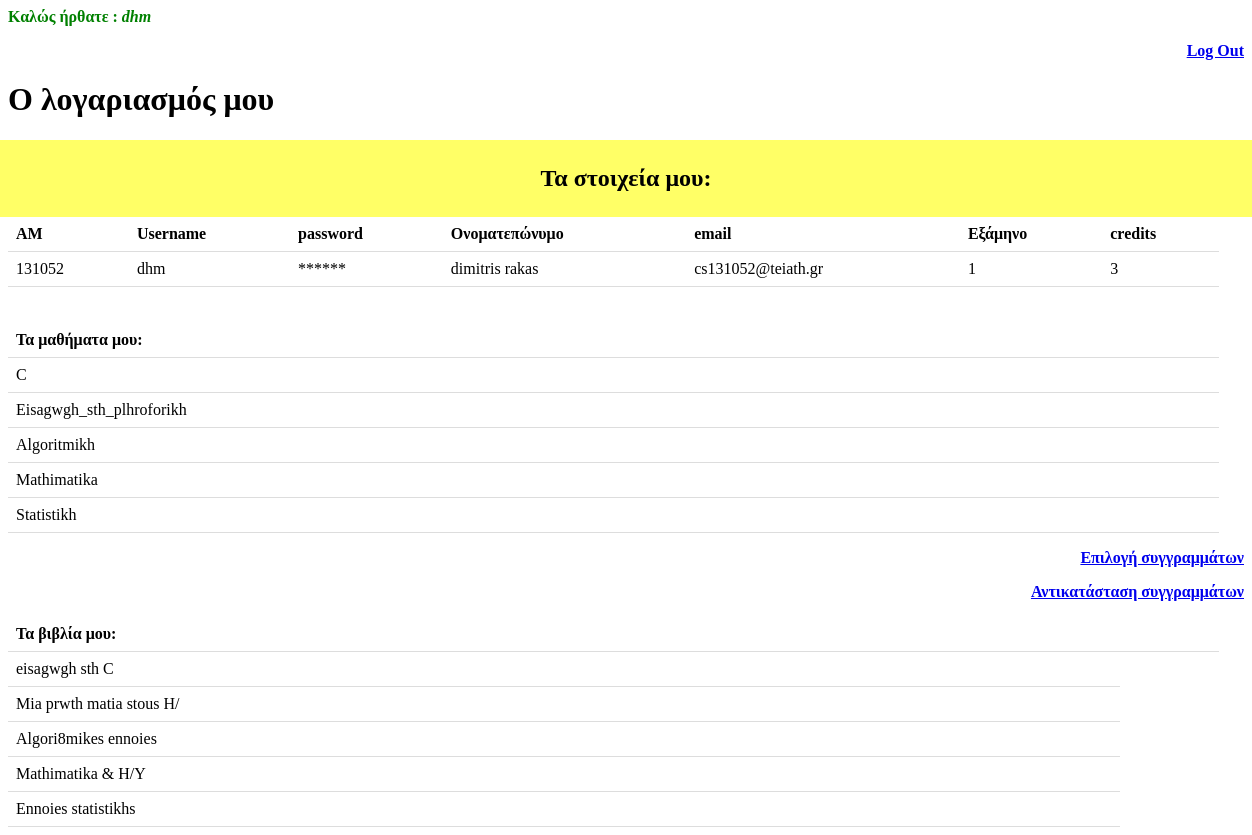
/eudoxus_php/profile.php (signed in), run on the app's committed database.
### tables this page shows
CREATE TABLE `users` (
  `am` int(6) NOT NULL,
  `username` varchar(24) NOT NULL,
  `password` varchar(24) NOT NULL,
  `fullname` varchar(40) NOT NULL,
  `mail` varchar(30) NOT NULL,
  `eksamino` int(2) NOT NULL,
  `credits` int(2) DEFAULT NULL
);

CREATE TABLE `lessons` (
  `idmath` int(2) NOT NULL,
  `name` varchar(24) NOT NULL,
  `eksamino` int(2) NOT NULL
);

CREATE TABLE `books` (
  `idbook` int(2) NOT NULL,
  `name` varchar(24) NOT NULL,
  `year` int(2) DEFAULT NULL,
  `idmath` int(2) DEFAULT NULL,
  `cre` int(2) NOT NULL,
  `eksamino` int(2) NOT NULL
);

### eudoxus_php/session.php (called while the page is built, shortened)
<?php
$connection = mysql_connect("localhost", "root", "");
$user_check=$_SESSION['login_user'];
$ses_sql=mysql_query("select username from users where username='$user_check'", $connection);
$row = mysql_fetch_assoc($ses_sql);
$login_session =$row['username'];
?>

### eudoxus_php/profile.php (the view, shortened to what this page needs)
<?php
include('session.php');
?>
<!DOCTYPE html>
<html>
<head>
<link href="style.css" rel="stylesheet" type="text/css">
</head>
<body>
<div id="profile">
<b id="welcome">Καλώς ήρθατε : <i><?php echo $login_session;?></i></b>
<p align="right"><b id="logout"><a href="logout.php">Log Out</a></b>
</div>
<form action="profile.php" method="post">
<div id="content">
<h1>Ο λογαριασμός μου</h1>
<div class="article">
<h2>Τα στοιχεία μου:</h2>
<?php
$connection = mysqli_connect("localhost", "root", "", "eudoxus");
$sql = "select * from users where username = '$login_session'";
if ($result = mysqli_query($connection,$sql)) {
    if(mysqli_num_rows($result) > 0){
		echo "<table>";
            echo "<tr>";
                echo "<th>AM</th>";
                echo "<th>Username  </th>";
                echo "<th>password</th>";
				echo "<th>Ονοματεπώνυμο</th>";
                echo "<th>email</th>";
				echo "<th>Εξάμηνο</th>";
				echo "<th>credits</th>";
            echo "</tr>";
			while($row = mysqli_fetch_array($result)){
            echo "<tr>";
                echo "<td>" . $row['am'] . "</td>";
                echo "<td>" . $row['username'] . "</td>";
                echo "<td>" . "******" . "</td>";
				echo "<td>" . $row['fullname'] . "</td>";
                echo "<td>" . $row['mail'] . "</td>";
				echo "<td>" . $row['eksamino'] . "</td>";
				$am = $row['am'];
				echo "<td>" . $row['credits'] . "</td>";
            echo "</tr>";
        }
        echo "</table>";
    } else{
        echo "No records matching your query were found.";
    }
} else{
    echo "ERROR: Could not able to execute $sql. " ;
}
?>
</div>
<?php
echo "<br><br>";
echo  "<table>"."<tr>"."<th>"."Τα μαθήματα μου:"."<th>"."</tr>";
$sql = "SELECT name FROM lessons WHERE eksamino=
(SELECT eksamino FROM users WHERE am = '$am') ";
if ($result = mysqli_query($connection,$sql)) {
    if(mysqli_num_rows($result) > 0){
		echo "<table>";
			while($row = mysqli_fetch_array($result)){
            echo "<tr>";
                echo "<td>".  $row['name'] . "</td>";
            echo "</tr>";
        }
        echo "</table>";
    } else{
        echo "Δεν βρέθηκαν μαθήμτα.";
    }
} else{
    echo "ERROR: Could not able to execute $sql. " ;
}
?>
<p align="right"><b id="books"><a href="books.php">Επιλογή συγγραμμάτων</a></b></p>
<p align="right"><b id="anti"><a href="anti.php">Αντικατάσταση συγγραμμάτων</a></b></p>
<?php
echo  "<table>"."<tr>"."<th>"."Τα βιβλία μου:"."<th>"."</tr>";
$sql = "SELECT name FROM books INNER JOIN users_books ON users_books.idbook=books.idbook
 WHERE users_books.am = '$am' ";
if ($result = mysqli_query($connection,$sql)) {
    if(mysqli_num_rows($result) > 0){
			while($row = mysqli_fetch_array($result)){
            echo "<tr>";
                echo "<td>" . $row['name'] . "</td>";
            echo "</tr>";
        }
    } else{
        echo "Δεν βρέθηκαν βιβλία.";
    }
} else{
    echo "ERROR: Could not able to execute $sql. " ;
	mysqli_close($connection);
}
?>
</form>
</body>
</html>

### eudoxus_php/style.css (style rules this page uses)
b { color:green; font-weight:700 }
h2 { background-color:#ffff66; padding:25px; margin:0 -50px; text-align:center; border-radius:5px 5px 0 0 }

### eudoxus_php/profile.php (style rules this page uses)
table { border-collapse: collapse; width: 98%; }
th, td { padding: 8px; text-align: left; border-bottom: 1px solid #ddd; }

### data on the page
users: username "dhm", am "131052", fullname "dimitris rakas", mail "cs131052@teiath.gr", eksamino "1", credits "3"
lessons: name "C"
lessons: name "Eisagwgh_sth_plhroforikh"
lessons: name "Algoritmikh"
lessons: name "Mathimatika"
lessons: name "Statistikh"
books: name "eisagwgh sth C"
books: name "Mia prwth matia stous H/"
books: name "Algori8mikes ennoies"
books: name "Mathimatika & H/Y"
books: name "Ennoies statistikhs"
